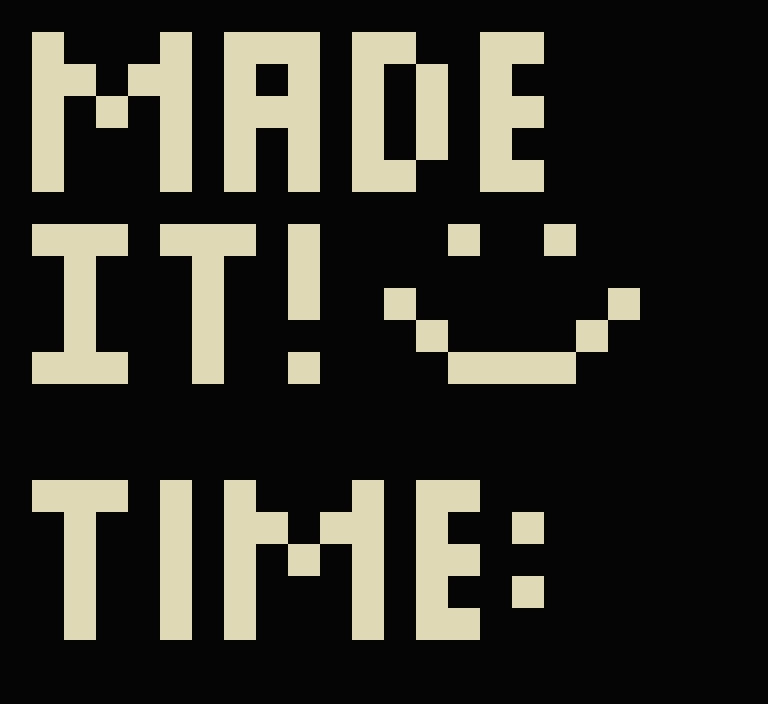

The image is a tile-based game level rendered from a .tmx file. Its description and complete source (layers, tilesets, objects, tile grids) follow:
An orthogonal 24x22 tile map with 32x32 px tiles, 2 tile layers (Background, Credits), 2 tilesets.

<map version="1.0" orientation="orthogonal" renderorder="right-down" width="24" height="22" tilewidth="32" tileheight="32" nextobjectid="1">
 <tileset firstgid="1" name="interior" tilewidth="32" tileheight="32" tilecount="256" columns="16">
  <image source="../Assets/interior.png" width="512" height="512" />
 </tileset>
 <tileset firstgid="257" name="Wall" tilewidth="32" tileheight="32" tilecount="1024" columns="32">
  <image source="../Assets/Wall.png" width="1024" height="1024" />
 </tileset>
 <layer name="Background" width="24" height="22">
  <data encoding="csv">
20,20,20,20,20,20,20,20,20,20,20,20,20,20,20,20,20,20,20,20,20,20,20,20,
20,20,20,20,20,20,20,20,20,20,20,20,20,20,20,20,20,20,20,20,20,20,20,20,
20,20,20,20,20,20,20,20,20,20,20,20,20,20,20,20,20,20,20,20,20,20,20,20,
20,20,20,20,20,20,20,20,20,20,20,20,20,20,20,20,20,20,20,20,20,20,20,20,
20,20,20,20,20,20,20,20,20,20,20,20,20,20,20,20,20,20,20,20,20,20,20,20,
20,20,20,20,20,20,20,20,20,20,20,20,20,20,20,20,20,20,20,20,20,20,20,20,
20,20,20,20,20,20,20,20,20,20,20,20,20,20,20,20,20,20,20,20,20,20,20,20,
20,20,20,20,20,20,20,20,20,20,20,20,20,20,20,20,20,20,20,20,20,20,20,20,
20,20,20,20,20,20,20,20,20,20,20,20,20,20,20,20,20,20,20,20,20,20,20,20,
20,20,20,20,20,20,20,20,20,20,20,20,20,20,20,20,20,20,20,20,20,20,20,20,
20,20,20,20,20,20,20,20,20,20,20,20,20,20,20,20,20,20,20,20,20,20,20,20,
20,20,20,20,20,20,20,20,20,20,20,20,20,20,20,20,20,20,20,20,20,20,20,20,
20,20,20,20,20,20,20,20,20,20,20,20,20,20,20,20,20,20,20,20,20,20,20,20,
20,20,20,20,20,20,20,20,20,20,20,20,20,20,20,20,20,20,20,20,20,20,20,20,
20,20,20,20,20,20,20,20,20,20,20,20,20,20,20,20,20,20,20,20,20,20,20,20,
20,20,20,20,20,20,20,20,20,20,20,20,20,20,20,20,20,20,20,20,20,20,20,20,
20,20,20,20,20,20,20,20,20,20,20,20,20,20,20,20,20,20,20,20,20,20,20,20,
20,20,20,20,20,20,20,20,20,20,20,20,20,20,20,20,20,20,20,20,20,20,20,20,
20,20,20,20,20,20,20,20,20,20,20,20,20,20,20,20,20,20,20,20,20,20,20,20,
20,20,20,20,20,20,20,20,20,20,20,20,20,20,20,20,20,20,20,20,20,20,20,20,
20,20,20,20,20,20,20,20,20,20,20,20,20,20,20,20,20,20,20,20,20,20,20,20,
20,20,20,20,20,20,20,20,20,20,20,20,20,20,20,20,20,20,20,20,20,20,20,20
</data>
 </layer>
 <layer name="Credits" width="24" height="22">
  <data encoding="csv">
0,0,0,0,0,0,0,0,0,0,0,0,0,0,0,0,0,0,0,0,0,0,0,0,
0,983,0,0,0,983,0,983,983,983,0,983,983,0,0,983,983,0,0,0,0,0,0,0,
0,983,983,0,983,983,0,983,0,983,0,983,0,983,0,983,0,0,0,0,0,0,0,0,
0,983,0,983,0,983,0,983,983,983,0,983,0,983,0,983,983,0,0,0,0,0,0,0,
0,983,0,0,0,983,0,983,0,983,0,983,0,983,0,983,0,0,0,0,0,0,0,0,
0,983,0,0,0,983,0,983,0,983,0,983,983,0,0,983,983,0,0,0,0,0,0,0,
0,0,0,0,0,0,0,0,0,0,0,0,0,0,0,0,0,0,0,0,0,0,0,0,
0,983,983,983,0,983,983,983,0,983,0,0,0,0,983,0,0,983,0,0,0,0,0,0,
0,0,983,0,0,0,983,0,0,983,0,0,0,0,0,0,0,0,0,0,0,0,0,0,
0,0,983,0,0,0,983,0,0,983,0,0,983,0,0,0,0,0,0,983,0,0,0,0,
0,0,983,0,0,0,983,0,0,0,0,0,0,983,0,0,0,0,983,0,0,0,0,0,
0,983,983,983,0,0,983,0,0,983,0,0,0,0,983,983,983,983,0,0,0,0,0,0,
0,0,0,0,0,0,0,0,0,0,0,0,0,0,0,0,0,0,0,0,0,0,0,0,
0,0,0,0,0,0,0,0,0,0,0,0,0,0,0,0,0,0,0,0,0,0,0,0,
0,0,0,0,0,0,0,0,0,0,0,0,0,0,0,0,0,0,0,0,0,0,0,0,
0,983,983,983,0,983,0,983,0,0,0,983,0,983,983,0,0,0,0,0,0,0,0,0,
0,0,983,0,0,983,0,983,983,0,983,983,0,983,0,0,983,0,0,0,0,0,0,0,
0,0,983,0,0,983,0,983,0,983,0,983,0,983,983,0,0,0,0,0,0,0,0,0,
0,0,983,0,0,983,0,983,0,0,0,983,0,983,0,0,983,0,0,0,0,0,0,0,
0,0,983,0,0,983,0,983,0,0,0,983,0,983,983,0,0,0,0,0,0,0,0,0,
0,0,0,0,0,0,0,0,0,0,0,0,0,0,0,0,0,0,0,0,0,0,0,0,
0,0,0,0,0,0,0,0,0,0,0,0,0,0,0,0,0,0,0,0,0,0,0,0
</data>
 </layer>
</map>
